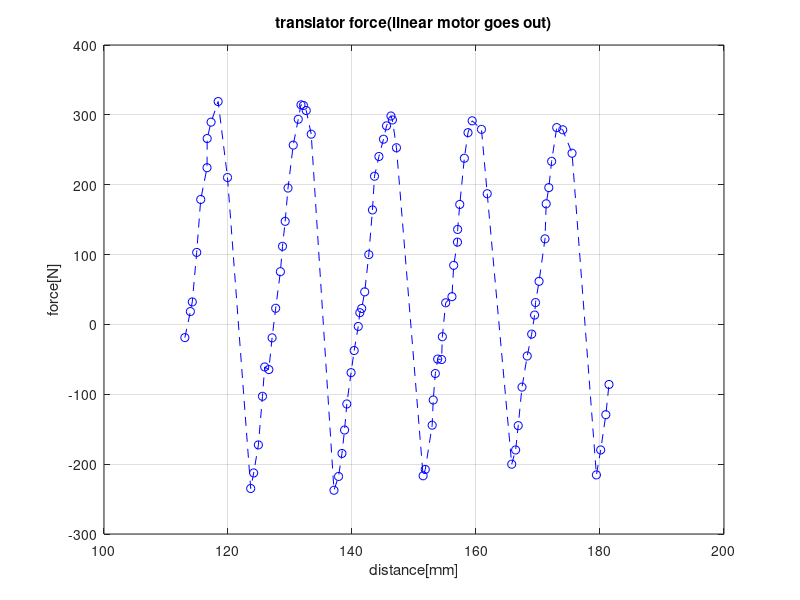
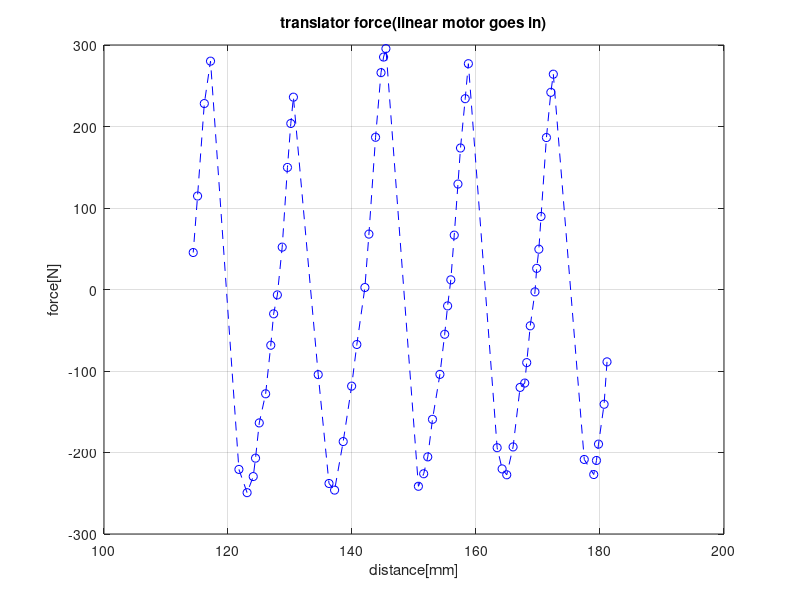
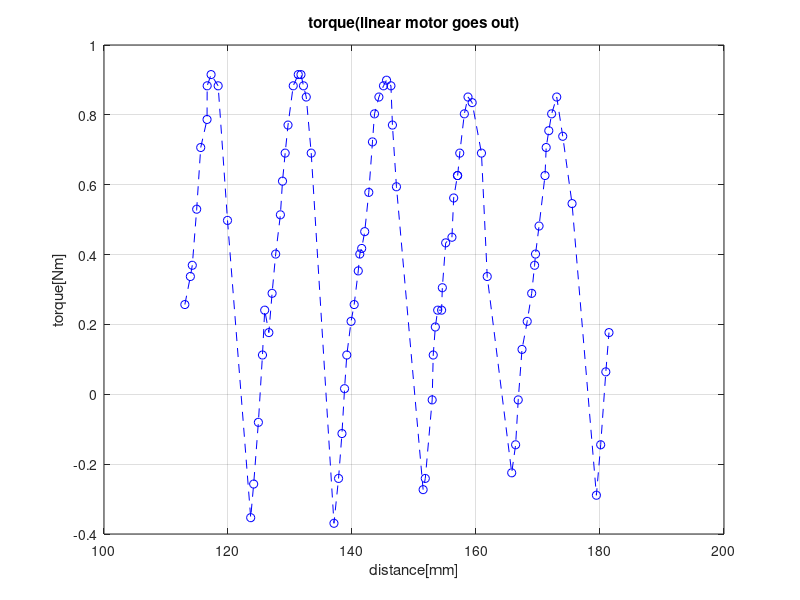
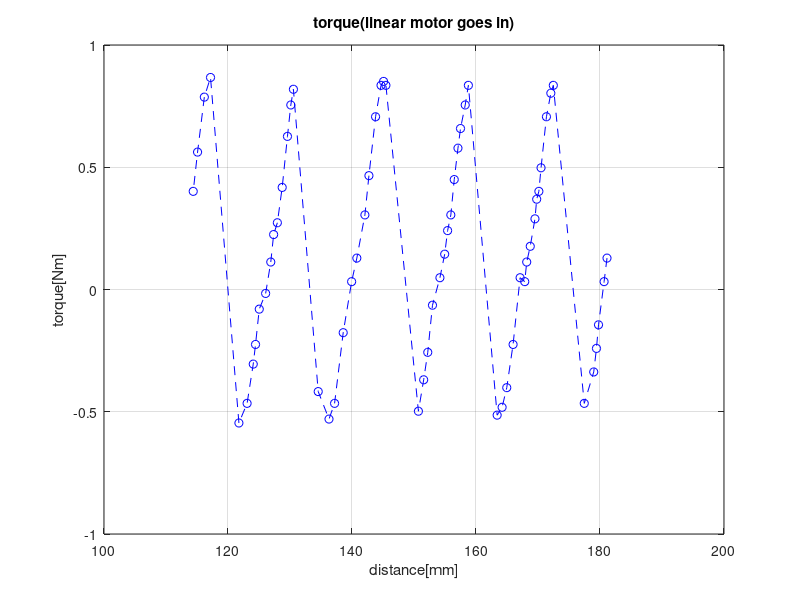

The MATLAB script that drew these images, in order:
%% magnetic lead screw test
% S7 is the force sensor on the mover 
% S8 is the force sensor on the rotor

% X is the sensor output voltage  
% Y is the mover length measured outside of rotor cube.

%% todo
% 1. we did only pressure test for the force sensors, we need to do pulling test
%    to make sure we calculate the force correctly.
% 2. check if the permennant magnets meet our requirement(how?)
%%                                data

% Linear motor used to push the mover out and sensor ouput voltages and
% the mover length are recorded 
X_S7_push = [5.9 -6.0 -10.4 -33.0 -57.2 -71.7 -85.0 -92.5 -101.9 -67.2 74.8 67.7 54.9 32.7 19.3 20.5 6.0 -7.5 -24.2 -35.8 -47.2 -62.4 -82.0 -93.8 -100.4 -100.1 -97.8 -87.0 75.6 69.3 58.8 48.1 36.2 21.9 11.8 0.8 -5.5 -7.4 -15.0 -32.0 -52.4 -67.8 -76.8 -84.7 -90.8 -95.3 -93.5 -80.8 69.0 66.1 45.9 34.4 22.3 15.7 15.9 5.5 -10.0 -12.8 -27.1 -37.7 -43.5 -54.9 -76.0 -87.7 -93.1 -89.2 -59.8 63.7 57.2 46.1 28.5 14.3 4.3 -4.4 -10.1 -19.8 -39.2 -55.2 -62.6 -74.6 -90.0 -89.0 -78.3 68.6 57.2 41.1 27.3 ]';
X_S7_push = X_S7_push/1000; % mV to V
X_S8_push = [-0.009 -0.014 -0.016 -0.026 -0.037 -0.042 -0.048 -0.050 -0.048 -0.024 0.029 0.023 0.012 -0.000 -0.008 -0.004 -0.011 -0.018 -0.025 -0.031 -0.036 -0.041 -0.048 -0.050 -0.050 -0.048 -0.046 -0.036 0.030 0.022 0.014 0.006 0.000 -0.006 -0.009 -0.015 -0.018 -0.019 -0.022 -0.029 -0.038 -0.043 -0.046 -0.048 -0.049 -0.048 -0.041 -0.030 0.024 0.022 0.008 0.000 -0.005 -0.008 -0.008 -0.012 -0.020 -0.021 -0.028 -0.032 -0.032 -0.036 -0.043 -0.046 -0.045 -0.036 -0.014 0.021 0.016 0.008 -0.001 -0.006 -0.011 -0.016 -0.018 -0.023 -0.032 -0.037 -0.040 -0.043 -0.046 -0.039 -0.027 0.025 0.016 0.003 -0.004 ]';
Y_push    = [113.04 113.93 114.24 114.95 115.60 116.62 116.64 117.27 118.41 119.92 123.66 124.14 124.90 125.56 125.92 126.59 127.11 127.69 128.45 128.79 129.22 129.68 130.52 131.33 131.77 132.17 132.62 133.42 137.09 137.83 138.38 138.80 139.16 139.85 140.35 141.01 141.26 141.56 142.05 142.71 143.30 143.63 144.34 145.08 145.57 146.28 146.52 147.17 151.47 151.82 152.93 153.10 153.44 153.82 154.45 154.57 155.11 156.12 156.40 157.01 157.04 157.38 158.12 158.71 159.38 160.88 161.81 165.76 166.39 166.81 167.42 168.26 168.98 169.45 169.60 170.17 171.13 171.32 171.74 172.20 173.02 173.99 175.49 179.42 180.11 180.94 181.45 ]';

 
% Linear motor used to pull the mover in and sensor ouput voltages and
% the mover length are recorded 
X_S7_pull = [28.2 44.8 60.4 66.8 72.3 66.4 -84.4 -77.3 -59.6 -28.7 -15.9 -8.4 0.8 14.1 28.5 36.5 38.2 61.5 72.4 70.1 61.8 -88.5 -74.8 -55.5 -41.4 -21.4 -3.9 6.3 17.4 33.1 50.7 65.4 72.0 76.9 -94.4 -91.1 -85.0 -59.7 -21.8 -0.9 21.4 37.7 59.4 78.4 75.8 33.2 -75.4 -65.1 -47.9 -16.7 2.0 9.4 21.7 40.7 52.1 65.9 73.1 79.4 70.3 -89.5 -72.9 -36.7 -14.6 ]';
X_S7_pull = X_S7_pull/1000; %mV to V
X_S8_pull = [-0.001 0.005 0.016 0.022 0.028 0.036 -0.045 -0.043 -0.037 -0.024 -0.018 -0.016 -0.011 -0.004 0.000 0.005 0.004 0.021 0.032 0.037 0.039 -0.045 -0.040 -0.034 -0.029 -0.021 -0.012 -0.008 -0.002 0.004 0.011 0.023 0.030 0.038 -0.045 -0.046 -0.045 -0.037 -0.022 -0.012 -0.001 0.005 0.018 0.036 0.040 0.033 -0.044 -0.040 -0.032 -0.019 -0.010 -0.007 0  0.008 0.012 0.021 0.026 0.036 0.041 -0.047 -0.042 -0.028 -0.018 ]';
Y_pull    = [181.13 180.66 179.76 179.43 178.99 177.46 172.47 172.07 171.36 170.49 170.14 169.79 169.51 168.75 168.18 167.86 167.11 165.98 164.96 164.21 163.41 158.77 158.26 157.50 157.09 156.49 155.94 155.42 154.95 154.18 152.98 152.22 151.56 150.71 145.47 145.09 144.68 143.80 142.73 142.08 140.78 139.94 138.58 137.19 136.29 134.55 130.55 130.13 129.59 128.74 127.96 127.36 126.90 126.07 125.04 124.44 124.07 123.08 121.76 117.18 116.18 115.09 114.39]';

%%                             plot data
%% force sensor on the mover data when linear motor moves out  
figure(1)
S7_push_force =(1000*X_S7_push+0.1195)/(-0.3190); 
plot(Y_push,S7_push_force,'b--o');grid on
title('translator force(linear motor goes out)')
xlabel('distance[mm]')
ylabel('force[N]')

%% force sensor on the mover data when linear motor moves in 
figure(2)
S7_pull_force =(1000*X_S7_pull+0.1195)/(-0.3190); 
plot(Y_pull,S7_pull_force,'b--o');grid on
title('translator force(linear motor goes in)')
xlabel('distance[mm]')
ylabel('force[N]')
%% sensor on the rotor data when linear motor moves out  
% convert to force
figure(3)
X_S8_push_force  =(X_S8_push-0.007)/(-0.0052);
%% calculate torque 
X_S8_push_torque = X_S8_push_force * 0.0835; % calculate torque
plot(Y_push,X_S8_push_torque,'b--o');grid on
title('torque(linear motor goes out)')
xlabel('distance[mm]')
ylabel('torque[Nm]')

%% sensor on the rotor data when linear motor moves in  
figure(4)
X_S8_pull_force =(X_S8_pull-0.007)/(-0.0052); % calculate force
X_S8_pull_torque = X_S8_pull_force * 0.0835;  % calculate torque
plot(Y_pull,X_S8_pull_torque,'b--o');grid on
title('torque(linear motor goes in)')
xlabel('distance[mm]')
ylabel('torque[Nm]')
%% combine two test data

